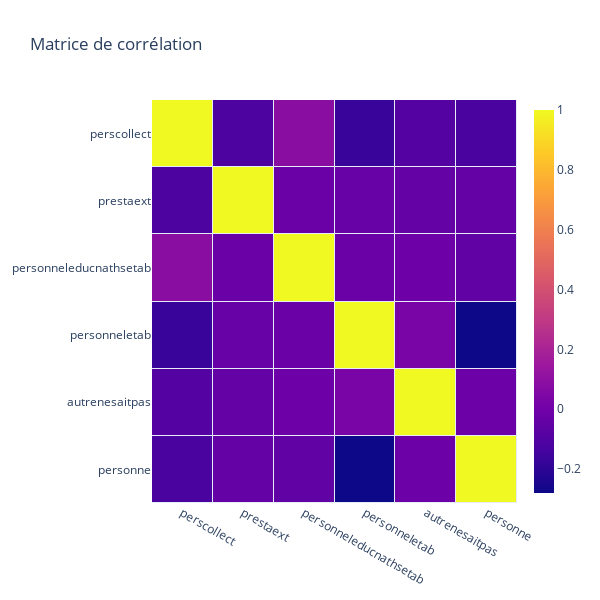

Here is the notebook cell this chart was saved with:
### Markdown cell above
On va maintenant créer la matrice de corrélation pour chercher les liens.

### Code cell
column_names = df_maintenance.columns

heat = go.Heatmap(
    z=df_maintenance.corr(),
    x=column_names,
    y=column_names,
    xgap=1,
    ygap=1,
    colorbar_thickness=20,
    colorbar_ticklen=3,
    hovertext=df_maintenance.corr(),
    hoverinfo='text'
)

layout = go.Layout(
    title='Matrice de corrélation',
    width=600,
    height=600,
    xaxis_showgrid=False,
    yaxis_showgrid=False,
    yaxis_autorange='reversed'
)

fig = go.Figure(data=[heat], layout=layout)
fig.show()

### Figure 1 — Plotly figure (JSON) as saved in the notebook; plotly's stock layout.template omitted (floating-point values rounded to 4 significant figures)
{"data": [{"colorbar": {"thickness": 20, "ticklen": 3}, "hoverinfo": "text", "hovertext": [[1, -0.1196, 0.08453, -0.1698, -0.09016, -0.1219], [-0.1196, 1, -0.02536, -0.0318, -0.03662, -0.04239], [0.08453, -0.02536, 1, -0.02302, -0.01192, -0.04921], [-0.1698, -0.0318, -0.02302, 1, 0.03211, -0.2802], [-0.09016, -0.03662, -0.01192, 0.03211, 1, -0.01598], [-0.1219, -0.04239, -0.04921, -0.2802, -0.01598, 1]], "type": "heatmap", "x": ["perscollect", "prestaext", "personneleducnathsetab", "personneletab", "autrenesaitpas", "personne"], "xgap": 1, "y": ["perscollect", "prestaext", "personneleducnathsetab", "personneletab", "autrenesaitpas", "personne"], "ygap": 1, "z": [[1, -0.1196, 0.08453, -0.1698, -0.09016, -0.1219], [-0.1196, 1, -0.02536, -0.0318, -0.03662, -0.04239], [0.08453, -0.02536, 1, -0.02302, -0.01192, -0.04921], [-0.1698, -0.0318, -0.02302, 1, 0.03211, -0.2802], [-0.09016, -0.03662, -0.01192, 0.03211, 1, -0.01598], [-0.1219, -0.04239, -0.04921, -0.2802, -0.01598, 1]]}], "layout": {"height": 600, "title": {"text": "Matrice de corrélation"}, "width": 600, "xaxis": {"showgrid": false}, "yaxis": {"autorange": "reversed", "showgrid": false}}}
